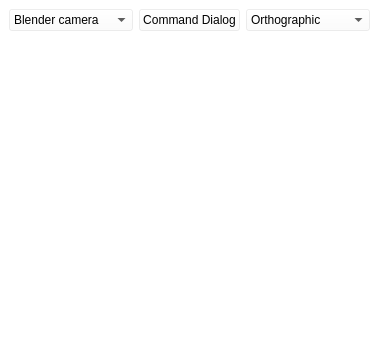
<?xml version="1.0" encoding="UTF-8"?>
<ui version="4.0">
 <class>MainWindow</class>
 <widget class="QWidget" name="MainWindow">
  <property name="geometry">
   <rect>
    <x>0</x>
    <y>0</y>
    <width>379</width>
    <height>356</height>
   </rect>
  </property>
  <property name="windowTitle">
   <string>G3D</string>
  </property>
  <property name="styleSheet">
   <string>background: transparent</string>
  </property>
  <layout class="QVBoxLayout" name="verticalLayout">
   <property name="margin">
    <number>9</number>
   </property>
   <item>
    <widget class="QWidget" name="configBar" native="true">
     <layout class="QHBoxLayout" name="horizontalLayout">
      <property name="margin">
       <number>0</number>
      </property>
      <item>
       <widget class="QComboBox" name="cameraMode">
        <property name="styleSheet">
         <string>background: rgba(255, 255, 255, 64)</string>
        </property>
        <item>
         <property name="text">
          <string>Blender camera</string>
         </property>
        </item>
        <item>
         <property name="text">
          <string>MGED camera</string>
         </property>
        </item>
        <item>
         <property name="text">
          <string>Orbital camera</string>
         </property>
        </item>
       </widget>
      </item>
      <item>
       <widget class="QPushButton" name="commandButton">
        <property name="sizePolicy">
         <sizepolicy hsizetype="Fixed" vsizetype="Fixed">
          <horstretch>0</horstretch>
          <verstretch>0</verstretch>
         </sizepolicy>
        </property>
        <property name="styleSheet">
         <string>background: rgba(255, 255, 255, 64)</string>
        </property>
        <property name="text">
         <string>Command Dialog</string>
        </property>
        <property name="shortcut">
         <string>C</string>
        </property>
       </widget>
      </item>
      <item>
       <widget class="QComboBox" name="cameraProjection">
        <property name="styleSheet">
         <string>background: rgba(255, 255, 255, 64)</string>
        </property>
        <item>
         <property name="text">
          <string>Orthographic</string>
         </property>
        </item>
        <item>
         <property name="text">
          <string>Perspective</string>
         </property>
        </item>
       </widget>
      </item>
     </layout>
    </widget>
   </item>
   <item>
    <spacer name="verticalSpacer">
     <property name="orientation">
      <enum>Qt::Vertical</enum>
     </property>
     <property name="sizeHint" stdset="0">
      <size>
       <width>20</width>
       <height>293</height>
      </size>
     </property>
    </spacer>
   </item>
   <item>
    <widget class="Console" name="console" native="true">
     <property name="styleSheet">
      <string>background: rgba(255, 255, 255, 64)</string>
     </property>
    </widget>
   </item>
  </layout>
 </widget>
 <customwidgets>
  <customwidget>
   <class>Console</class>
   <extends>QWidget</extends>
   <header>Console.h</header>
   <container>1</container>
  </customwidget>
 </customwidgets>
 <resources/>
 <connections/>
</ui>
